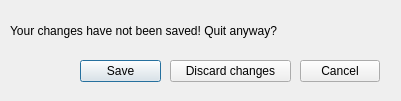
<?xml version="1.0" encoding="UTF-8"?>
<ui version="4.0">
 <class>SaveDialog</class>
 <widget class="QDialog" name="SaveDialog">
  <property name="geometry">
   <rect>
    <x>0</x>
    <y>0</y>
    <width>401</width>
    <height>101</height>
   </rect>
  </property>
  <property name="windowTitle">
   <string>Dialog</string>
  </property>
  <widget class="QPushButton" name="save_button">
   <property name="geometry">
    <rect>
     <x>80</x>
     <y>60</y>
     <width>81</width>
     <height>22</height>
    </rect>
   </property>
   <property name="text">
    <string>Save</string>
   </property>
  </widget>
  <widget class="QPushButton" name="discard_button">
   <property name="geometry">
    <rect>
     <x>170</x>
     <y>60</y>
     <width>121</width>
     <height>22</height>
    </rect>
   </property>
   <property name="text">
    <string>Discard changes</string>
   </property>
  </widget>
  <widget class="QLabel" name="label">
   <property name="geometry">
    <rect>
     <x>10</x>
     <y>20</y>
     <width>361</width>
     <height>21</height>
    </rect>
   </property>
   <property name="text">
    <string>Your changes have not been saved! Quit anyway?</string>
   </property>
  </widget>
  <widget class="QPushButton" name="cancel_button">
   <property name="geometry">
    <rect>
     <x>300</x>
     <y>60</y>
     <width>80</width>
     <height>22</height>
    </rect>
   </property>
   <property name="text">
    <string>Cancel</string>
   </property>
  </widget>
 </widget>
 <resources/>
 <connections/>
</ui>
